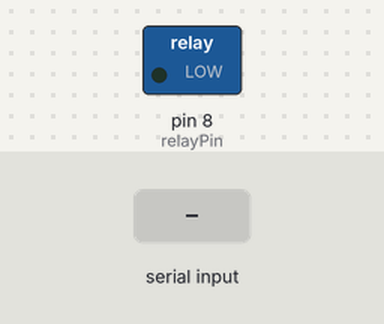
The sketch below on a simulated Arduino Uno, built with avr-gcc and run on an emulated ATmega328P. On the bench: switched loads named in the sketch (green lamp = pin HIGH). The inputs (shaded band) are chosen by the test bench.

Above: at 1.2 s.
1.3 s: "l" received over Serial
At 2.5 s:
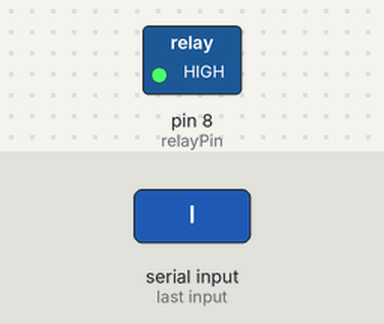
2.8 s: "u" received over Serial
At 3.8 s:
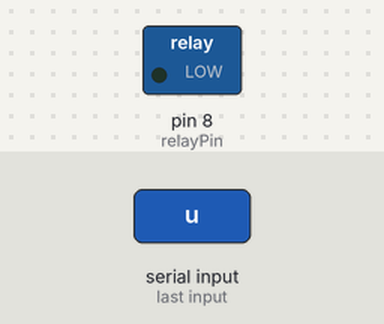
Timing chart, 0 to 5.8 s (numbered marks = the images above; inputs shaded):
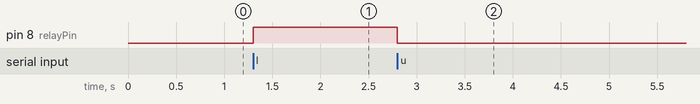

The sketch:

program.ino
```cpp
int relayPin = 8;  // The pin to which the solenoid lock is connected
bool unlocked = false;

void setup() {
  pinMode(relayPin, OUTPUT);
  digitalWrite(relayPin, LOW);
  Serial.begin(9600);
}

void loop() {
  if (Serial.available() > 0) {
    char receivedChar = Serial.read();
    if (receivedChar == 'l') {
      digitalWrite(relayPin, HIGH);  // Activate the solenoid lock
      unlocked = true;
    } else if (receivedChar == 'u') {
      digitalWrite(relayPin, LOW);  // Deactivate the solenoid lock
      unlocked = false;
    }
  }

  if (unlocked) {
    // The solenoid lock is already unlocked
  } else {
    // The solenoid lock is locked
  }
}
```

Measured:
- after the input at 1.3 s, pin 8 (relayPin): LOW → HIGH at once
- after the input at 2.8 s, pin 8 (relayPin): HIGH → LOW at once
